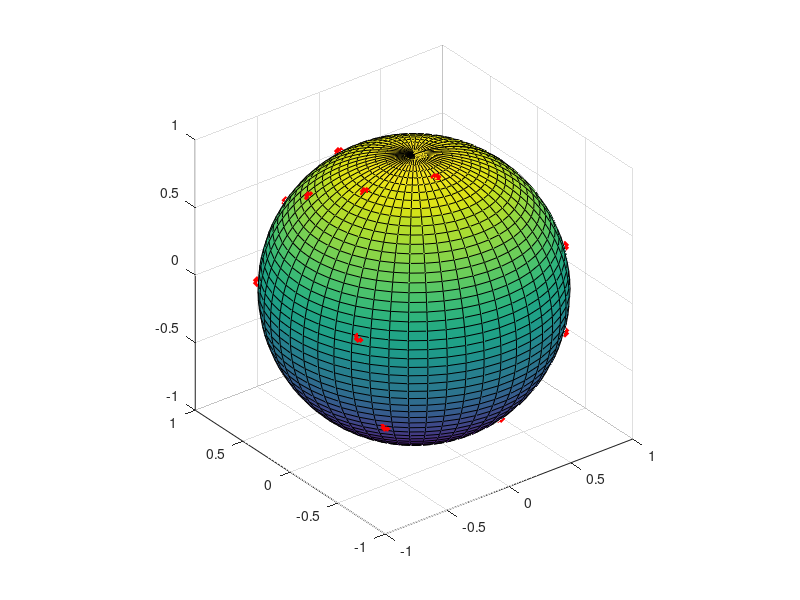

Write the MATLAB code that produced this figure. (Note: this script raises an error after producing the figure.)
% graficaesfera.m 
% 20 de octubre de 2020
close all

sphere(50)
axis equal
hold on

np = 15;

P = randn(3,np); %  P(:,j) es un vector en R^3
x = zeros(3*np,1);
for j = 1:np
    v = P(:,j); nv = norm(v);
    P(:,j) = v/nv;
    x(3*(j-1)+1:3*j) = P(:,j);
    plot3(P(1,j), P(2,j), P(3,j),'rd','Linewidth',3)
    hold on
end



% optimización con MATLAB
options.MaxFunctionEvaluations= 1e+06;
options = optimset('Algorithm','sqp', 'Display','iter');

[xf,fx] = fmincon('fesfera',x,[],[],[],[],[],[],'hesfera', options);







 
 


